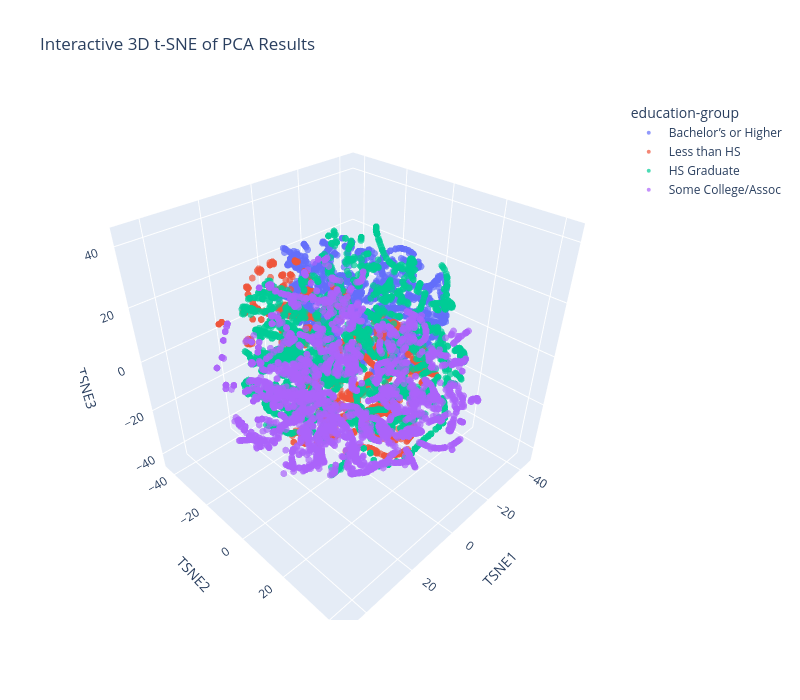

The cell this chart's notebook holds for it:
### Code cell
fig = px.scatter_3d(
    plot_df,
    x='TSNE1', y='TSNE2', z='TSNE3',
    color='education-group',
    title='Interactive 3D t-SNE of PCA Results',
    width=800, height=700,
    opacity=0.7
)
fig.update_traces(marker=dict(size=4))
fig.show()

### Figure 1 — Plotly figure (JSON) as saved in the notebook; plotly's stock layout.template omitted (floating-point values rounded to 4 significant figures; data arrays with more than 128 entries replaced by an {"elided": "..."} marker saying what was removed)
{"data": [{"hovertemplate": "education-group=Bachelor’s or Higher<br>TSNE1=%{x}<br>TSNE2=%{y}<br>TSNE3=%{z}<extra></extra>", "legendgroup": "Bachelor’s or Higher", "marker": {"color": "#636efa", "opacity": 0.7, "size": 4, "symbol": "circle"}, "mode": "markers", "name": "Bachelor’s or Higher", "scene": "scene", "showlegend": true, "type": "scatter3d", "x": {"elided": "2238 float values"}, "y": {"elided": "2238 float values"}, "z": {"elided": "2238 float values"}}, {"hovertemplate": "education-group=Less than HS<br>TSNE1=%{x}<br>TSNE2=%{y}<br>TSNE3=%{z}<extra></extra>", "legendgroup": "Less than HS", "marker": {"color": "#EF553B", "opacity": 0.7, "size": 4, "symbol": "circle"}, "mode": "markers", "name": "Less than HS", "scene": "scene", "showlegend": true, "type": "scatter3d", "x": {"elided": "1369 float values"}, "y": {"elided": "1369 float values"}, "z": {"elided": "1369 float values"}}, {"hovertemplate": "education-group=HS Graduate<br>TSNE1=%{x}<br>TSNE2=%{y}<br>TSNE3=%{z}<extra></extra>", "legendgroup": "HS Graduate", "marker": {"color": "#00cc96", "opacity": 0.7, "size": 4, "symbol": "circle"}, "mode": "markers", "name": "HS Graduate", "scene": "scene", "showlegend": true, "type": "scatter3d", "x": {"elided": "3332 float values"}, "y": {"elided": "3332 float values"}, "z": {"elided": "3332 float values"}}, {"hovertemplate": "education-group=Some College/Assoc<br>TSNE1=%{x}<br>TSNE2=%{y}<br>TSNE3=%{z}<extra></extra>", "legendgroup": "Some College/Assoc", "marker": {"color": "#ab63fa", "opacity": 0.7, "size": 4, "symbol": "circle"}, "mode": "markers", "name": "Some College/Assoc", "scene": "scene", "showlegend": true, "type": "scatter3d", "x": {"elided": "3061 float values"}, "y": {"elided": "3061 float values"}, "z": {"elided": "3061 float values"}}], "layout": {"height": 700, "legend": {"title": {"text": "education-group"}, "tracegroupgap": 0}, "scene": {"domain": {"x": [0, 1], "y": [0, 1]}, "xaxis": {"title": {"text": "TSNE1"}}, "yaxis": {"title": {"text": "TSNE2"}}, "zaxis": {"title": {"text": "TSNE3"}}}, "title": {"text": "Interactive 3D t-SNE of PCA Results"}, "width": 800}}
